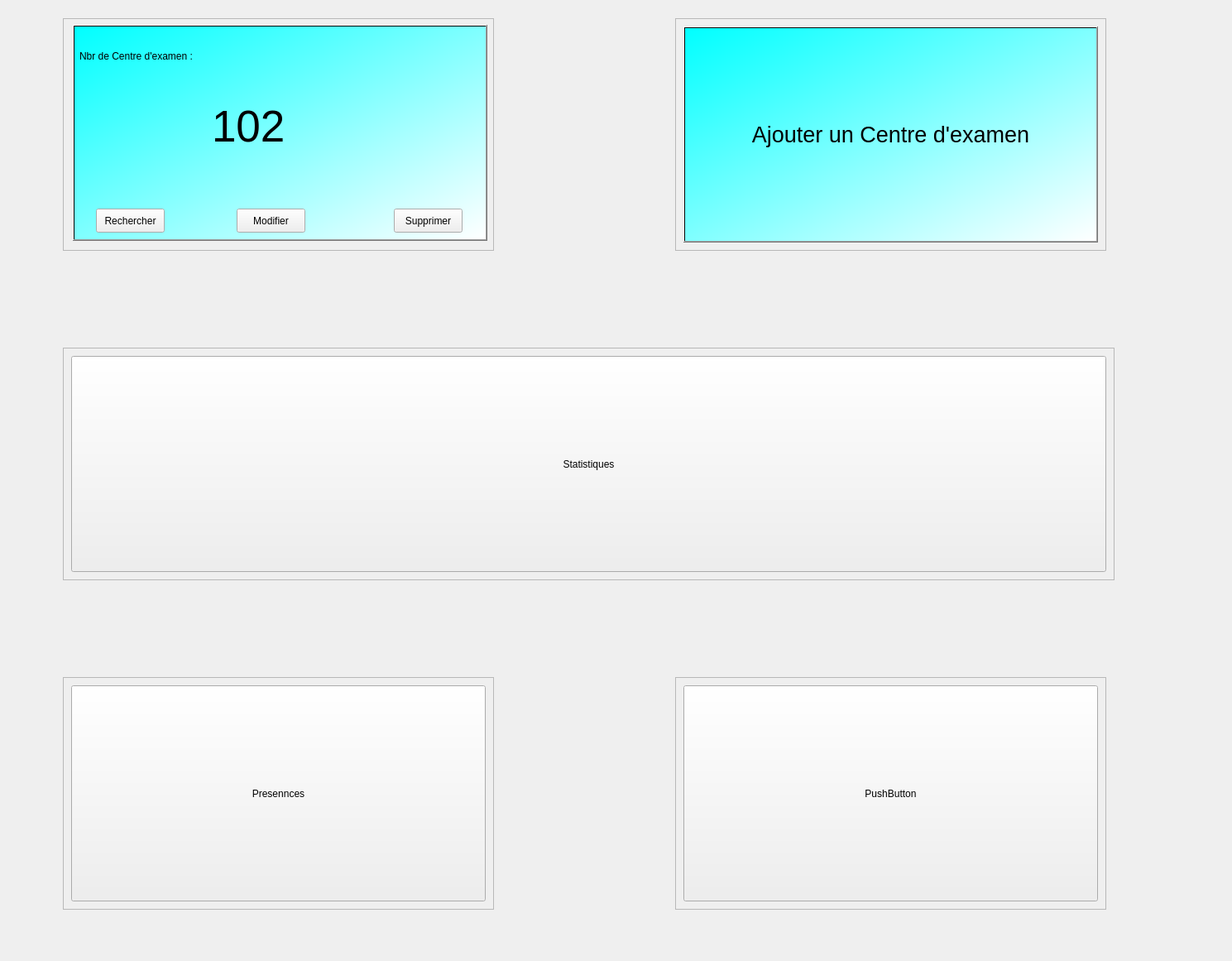
        <widget class="QWidget" name="scrollAreaWidgetContents_2">
         <property name="geometry">
          <rect>
           <x>0</x>
           <y>0</y>
           <width>1489</width>
           <height>1161</height>
          </rect>
         </property>
         <layout class="QGridLayout" name="gridLayout_3" rowminimumheight="0,0,80,0,0,80,0,0,0">
          <item row="5" column="0" colspan="2">
           <spacer name="horizontalSpacer_7">
            <property name="orientation">
             <enum>Qt::Orientation::Horizontal</enum>
            </property>
            <property name="sizeHint" stdset="0">
             <size>
              <width>40</width>
              <height>20</height>
             </size>
            </property>
           </spacer>
          </item>
          <item row="4" column="0" colspan="2">
           <spacer name="horizontalSpacer_8">
            <property name="orientation">
             <enum>Qt::Orientation::Horizontal</enum>
            </property>
            <property name="sizeHint" stdset="0">
             <size>
              <width>40</width>
              <height>20</height>
             </size>
            </property>
           </spacer>
          </item>
          <item row="6" column="1">
           <widget class="QFrame" name="frame_8">
            <property name="minimumSize">
             <size>
              <width>521</width>
              <height>281</height>
             </size>
            </property>
            <property name="maximumSize">
             <size>
              <width>521</width>
              <height>281</height>
             </size>
            </property>
            <property name="styleSheet">
             <string notr="true"/>
            </property>
            <property name="frameShape">
             <enum>QFrame::Shape::StyledPanel</enum>
            </property>
            <property name="frameShadow">
             <enum>QFrame::Shadow::Raised</enum>
            </property>
            <widget class="QPushButton" name="pushButton_25">
             <property name="geometry">
              <rect>
               <x>10</x>
               <y>10</y>
               <width>501</width>
               <height>261</height>
              </rect>
             </property>
             <property name="text">
              <string>PushButton</string>
             </property>
            </widget>
           </widget>
          </item>
          <item row="3" column="0" colspan="2">
           <widget class="QFrame" name="frame_11">
            <property name="minimumSize">
             <size>
              <width>1271</width>
              <height>281</height>
             </size>
            </property>
            <property name="maximumSize">
             <size>
              <width>1271</width>
              <height>281</height>
             </size>
            </property>
            <property name="styleSheet">
             <string notr="true"/>
            </property>
            <property name="frameShape">
             <enum>QFrame::Shape::StyledPanel</enum>
            </property>
            <property name="frameShadow">
             <enum>QFrame::Shadow::Raised</enum>
            </property>
            <widget class="QPushButton" name="pushButton_26">
             <property name="geometry">
              <rect>
               <x>10</x>
               <y>10</y>
               <width>1251</width>
               <height>261</height>
              </rect>
             </property>
             <property name="text">
              <string>Statistiques</string>
             </property>
            </widget>
           </widget>
          </item>
          <item row="2" column="0" colspan="2">
           <spacer name="horizontalSpacer_9">
            <property name="orientation">
             <enum>Qt::Orientation::Horizontal</enum>
            </property>
            <property name="sizeHint" stdset="0">
             <size>
              <width>40</width>
              <height>20</height>
             </size>
            </property>
           </spacer>
          </item>
          <item row="0" column="1">
           <widget class="QFrame" name="frame_12">
            <property name="minimumSize">
             <size>
              <width>521</width>
              <height>281</height>
             </size>
            </property>
            <property name="maximumSize">
             <size>
              <width>521</width>
              <height>281</height>
             </size>
            </property>
            <property name="styleSheet">
             <string notr="true"/>
            </property>
            <property name="frameShape">
             <enum>QFrame::Shape::StyledPanel</enum>
            </property>
            <property name="frameShadow">
             <enum>QFrame::Shadow::Raised</enum>
            </property>
            <widget class="QPushButton" name="pushButton_27">
             <property name="geometry">
              <rect>
               <x>10</x>
               <y>10</y>
               <width>501</width>
               <height>261</height>
              </rect>
             </property>
             <property name="font">
              <font>
               <pointsize>20</pointsize>
              </font>
             </property>
             <property name="styleSheet">
              <string notr="true">background-color: qlineargradient(spread:pad, x1:0, y1:0, x2:1, y2:1, stop:0 rgba(0, 255, 255, 255), stop:1 rgba(255, 255, 255, 255));</string>
             </property>
             <property name="text">
              <string>Ajouter un Centre d'examen</string>
             </property>
            </widget>
           </widget>
          </item>
          <item row="0" column="0">
           <widget class="QFrame" name="frame_13">
            <property name="minimumSize">
             <size>
              <width>521</width>
              <height>281</height>
             </size>
            </property>
            <property name="maximumSize">
             <size>
              <width>521</width>
              <height>281</height>
             </size>
            </property>
            <property name="styleSheet">
             <string notr="true"/>
            </property>
            <property name="frameShape">
             <enum>QFrame::Shape::StyledPanel</enum>
            </property>
            <property name="frameShadow">
             <enum>QFrame::Shadow::Raised</enum>
            </property>
            <widget class="QPushButton" name="pushButton_28">
             <property name="geometry">
              <rect>
               <x>12</x>
               <y>8</y>
               <width>501</width>
               <height>261</height>
              </rect>
             </property>
             <property name="sizePolicy">
              <sizepolicy hsizetype="Minimum" vsizetype="Fixed">
               <horstretch>0</horstretch>
               <verstretch>0</verstretch>
              </sizepolicy>
             </property>
             <property name="styleSheet">
              <string notr="true">background-color: qlineargradient(spread:pad, x1:0, y1:0, x2:1, y2:1, stop:0 rgba(0, 255, 255, 255), stop:1 rgba(255, 255, 255, 255));</string>
             </property>
             <property name="text">
              <string/>
             </property>
             <property name="checkable">
              <bool>false</bool>
             </property>
             <property name="checked">
              <bool>false</bool>
             </property>
            </widget>
            <widget class="QLabel" name="label_13">
             <property name="geometry">
              <rect>
               <x>20</x>
               <y>20</y>
               <width>171</width>
               <height>51</height>
              </rect>
             </property>
             <property name="styleSheet">
              <string notr="true">QLabel {
    background-color: transparent;
}</string>
             </property>
             <property name="text">
              <string>Nbr de Centre d'examen : </string>
             </property>
            </widget>
            <widget class="QPushButton" name="pushButton_29">
             <property name="geometry">
              <rect>
               <x>40</x>
               <y>230</y>
               <width>83</width>
               <height>29</height>
              </rect>
             </property>
             <property name="text">
              <string>Rechercher</string>
             </property>
            </widget>
            <widget class="QPushButton" name="pushButton_30">
             <property name="geometry">
              <rect>
               <x>210</x>
               <y>230</y>
               <width>83</width>
               <height>29</height>
              </rect>
             </property>
             <property name="text">
              <string>Modifier</string>
             </property>
            </widget>
            <widget class="QPushButton" name="pushButton_31">
             <property name="geometry">
              <rect>
               <x>400</x>
               <y>230</y>
               <width>83</width>
               <height>29</height>
              </rect>
             </property>
             <property name="text">
              <string>Supprimer</string>
             </property>
            </widget>
            <widget class="QLabel" name="label_14">
             <property name="geometry">
              <rect>
               <x>180</x>
               <y>90</y>
               <width>141</width>
               <height>81</height>
              </rect>
             </property>
             <property name="font">
              <font>
               <pointsize>40</pointsize>
              </font>
             </property>
             <property name="styleSheet">
              <string notr="true">QLabel {
    background-color: transparent;
}</string>
             </property>
             <property name="text">
              <string>102</string>
             </property>
            </widget>
           </widget>
          </item>
          <item row="6" column="0">
           <widget class="QFrame" name="frame_14">
            <property name="minimumSize">
             <size>
              <width>521</width>
              <height>281</height>
             </size>
            </property>
            <property name="maximumSize">
             <size>
              <width>521</width>
              <height>281</height>
             </size>
            </property>
            <property name="styleSheet">
             <string notr="true"/>
            </property>
            <property name="frameShape">
             <enum>QFrame::Shape::StyledPanel</enum>
            </property>
            <property name="frameShadow">
             <enum>QFrame::Shadow::Raised</enum>
            </property>
            <widget class="QPushButton" name="pushButton_32">
             <property name="geometry">
              <rect>
               <x>10</x>
               <y>10</y>
               <width>501</width>
               <height>261</height>
              </rect>
             </property>
             <property name="text">
              <string>Presennces</string>
             </property>
            </widget>
           </widget>
          </item>
          <item row="1" column="0" colspan="2">
           <spacer name="horizontalSpacer_10">
            <property name="orientation">
             <enum>Qt::Orientation::Horizontal</enum>
            </property>
            <property name="sizeHint" stdset="0">
             <size>
              <width>40</width>
              <height>20</height>
             </size>
            </property>
           </spacer>
          </item>
          <item row="8" column="0" colspan="2">
           <spacer name="horizontalSpacer_11">
            <property name="orientation">
             <enum>Qt::Orientation::Horizontal</enum>
            </property>
            <property name="sizeHint" stdset="0">
             <size>
              <width>40</width>
              <height>20</height>
             </size>
            </property>
           </spacer>
          </item>
          <item row="7" column="0" colspan="2">
           <spacer name="horizontalSpacer_12">
            <property name="orientation">
             <enum>Qt::Orientation::Horizontal</enum>
            </property>
            <property name="sizeHint" stdset="0">
             <size>
              <width>40</width>
              <height>20</height>
             </size>
            </property>
           </spacer>
          </item>
         </layout>
        </widget>
